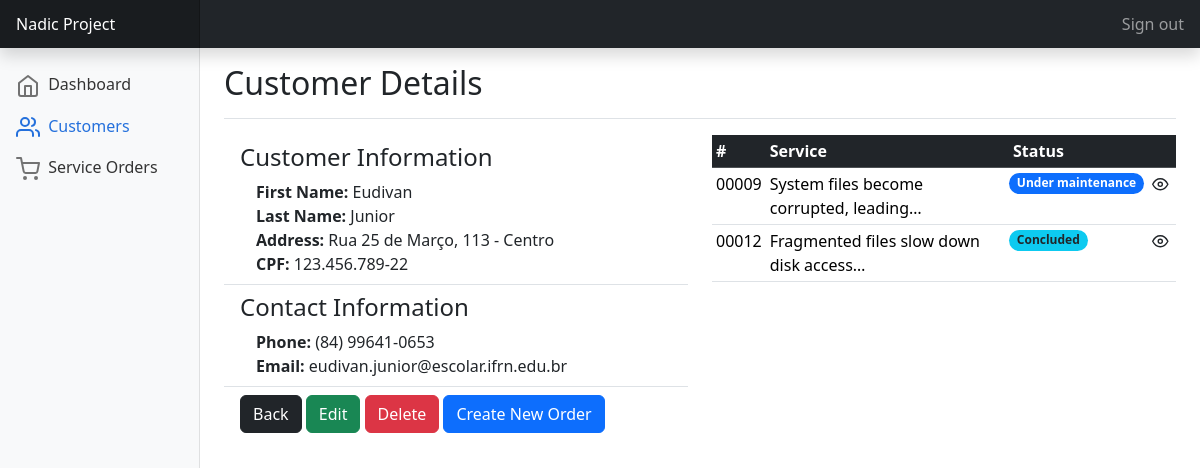
Page /crm/customers/detail/3/ (signed in) on the earlier database version.
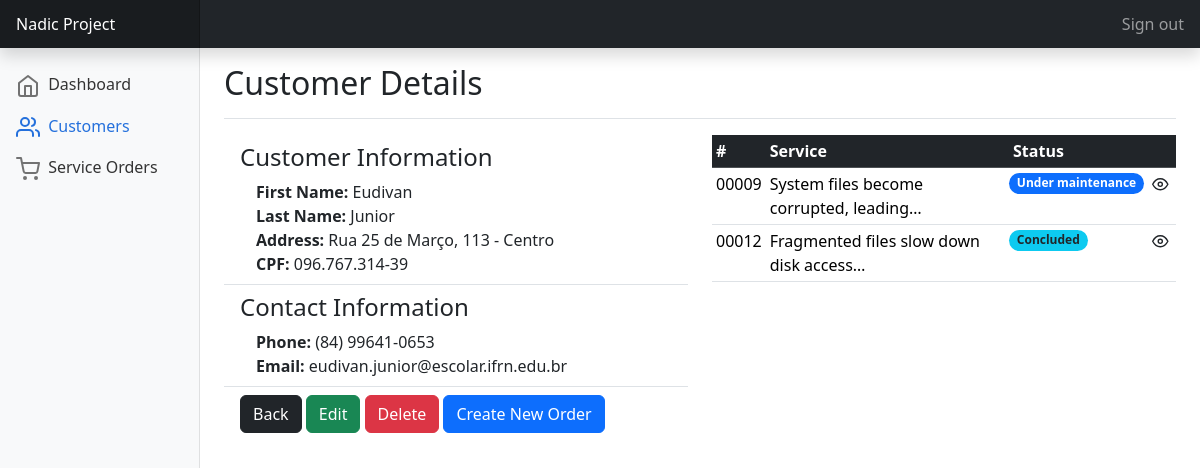
Same page on the later database version.
### crm/models.py (models this page shows, shortened)
class Customer(models.Model):
    first_name = models.CharField(max_length=50)
    last_name = models.CharField(max_length=50)
    email = models.EmailField()
    phone = models.CharField(max_length=20)
    address = models.CharField(max_length=200)
    cpf = models.CharField(max_length=11, unique=True)
    created_at = models.DateTimeField(auto_now_add=True)

### crm/view/customers.py (the view)
# urls.py: path('customers/detail/<int:pk>/', Customer_DetailView.as_view(), name='detail_customer'),
class Customer_DetailView(ViewBase, DetailView):
    template_name = "customers/details.html"
    context_object_name = 'customer'
    def get_context_data(self, **kwargs):
        context = super().get_context_data(**kwargs)
        context['services'] = ServiceOrder.objects.filter(client=self.get_object())
        return context

### crm/models.py (called while the page is built)
    def get_absolute_url(self):
        return reverse('detail_order', kwargs={'pk': self.pk})

### crm/templatetags/custom_filters.py (called while the page is built)
@register.filter(name='phone_format')
def phone_format(phone):
    if len(phone) == 11:
        return f'({phone[0:2]}) {phone[2:7]}-{phone[7:11]}'
    else:
        return phone  # Se o número de telefone não estiver no formato esperado, retorne como está

@register.filter(name='cpf_format')
def cpf_format(cpf):
    return f'{cpf[0:3]}.{cpf[3:6]}.{cpf[6:9]}-{cpf[9:11]}'

### crm/view/base.py (called while the page is built)
    def get_context_data(self, **kwargs):
        context = super().get_context_data(**kwargs)
        context["active_page"] = self.active_page
        return context

### crm/templates/customers/details.html (shortened to what the changed rows need)
{% extends "../utils/base.html" %}
{% load static %}
{% load custom_filters %}
{% block main %}
    <div class="d-flex justify-content-between flex-wrap flex-md-nowrap align-items-center pt-3 pb-2 mb-3 border-bottom">
        <h1 class="h2">Customer Details</h1>
    </div>
    <div class="row">
        <div class="col-md-6 col-sm-12">
            <ul class="list-group list-group-flush">
                <li class="list-group-item">
                    <div class="ms-3">
                        <p class="m-0"><strong>First Name: </strong>{{customer.first_name}}</p>
                        <p class="m-0"><strong>Last Name: </strong>{{customer.last_name}}</p>
                        <p class="m-0"><strong>Address: </strong>{{customer.address}}</p>
                        <p class="m-0"><strong>CPF: </strong>{{customer.cpf|cpf_format}}</p>
                    </div>
                </li>
                <li class="list-group-item">
                    <div class="ms-3">
                        <p class="m-0"><strong>Phone: </strong>{{customer.phone|phone_format}}</p>
                        <p class="m-0"><strong>Email: </strong>{{customer.email}}</p>
                    </div>
                </li>
            </ul>
        </div>
        <div class="col-md-6 col-sm-12">
            {% if services %}
                <div class="table-responsive mb-3" style="height: calc(100vh - 160px);">
                    <table class="table table-sm table-hover">
                        <thead class="table-dark">
                            <tr>
                                <th scope="col">#</th>
                                <th scope="col">Service</th>
                                <th scope="col">Status</th>
                                <th scope="col"></th>
                            </tr>
                        </thead>
                    </table>
                </div>
            {% else %}
                <div class="alert alert-danger" role="alert">
                    There are no services linked to this client!
                </div>
            {% endif %}
        </div>
    </div>
{% endblock main %}

Differences in the rows shown:
changed Customer "Eudivan": cpf|cpf_format "123.456.789-22" → "096.767.314-39"
